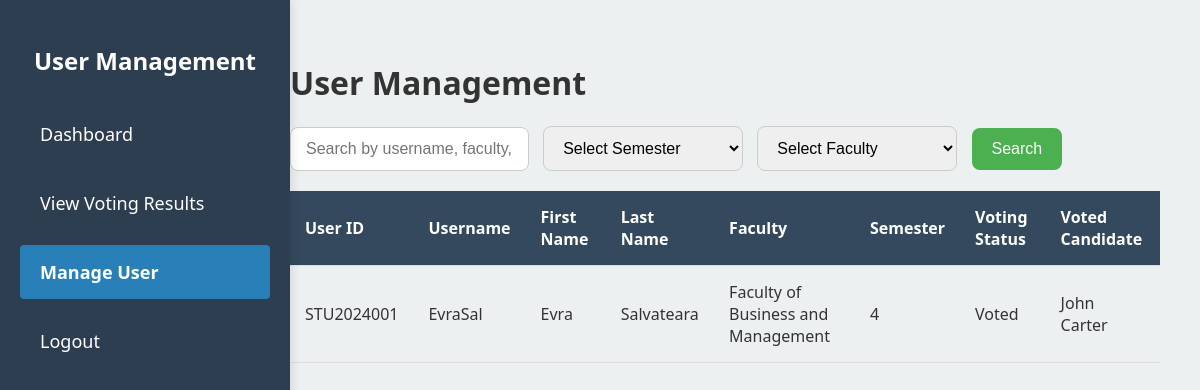
The app's page /admin/admin_users.php (signed in) with its own data.
### tables this page shows
CREATE TABLE `votes` (
  `vote_id` int(11) NOT NULL,
  `candidate_id` int(11) NOT NULL,
  `user_id` varchar(20) NOT NULL
);

CREATE TABLE `users` (
  `user_id` varchar(20) NOT NULL,
  `firstname` varchar(255) NOT NULL,
  `lastname` varchar(255) NOT NULL,
  `faculty` varchar(255) NOT NULL,
  `semester` int(11) NOT NULL,
  `password` text NOT NULL,
  `username` varchar(255) NOT NULL,
  `has_voted` tinyint(1) DEFAULT 0
);

CREATE TABLE `candidates` (
  `candidate_id` int(11) NOT NULL,
  `name` varchar(255) NOT NULL,
  `faculty` varchar(255) NOT NULL,
  `manifesto` text NOT NULL,
  `image` varchar(255) DEFAULT NULL
);

### admin/admin_users.php (the view, shortened to what this page needs)
<?php
include '../db.php';
$search = isset($_GET['search']) ? $_GET['search'] : '';
$sql = "
    SELECT u.user_id, u.username, u.firstname, u.lastname, u.faculty, u.semester, u.has_voted, v.candidate_id, c.name AS candidate_name
    FROM users u
    LEFT JOIN votes v ON u.user_id = v.user_id
    LEFT JOIN candidates c ON v.candidate_id = c.candidate_id
    WHERE u.username LIKE ? OR u.has_voted LIKE ?
";
$params = ['%' . $search . '%', '%' . $search . '%'];
$sql .= " ORDER BY u.username";
$query = $pdo->prepare($sql);
$query->execute($params);
$users = $query->fetchAll();
?>
<!DOCTYPE html>
<html lang="en">
<head>
    <link rel="stylesheet" href="/css/admin_users.css">
<body>
    <div class="container">
        <div class="sidebar">
            <h3>User Management</h3>
            <ul>
                <li><a href="admin_dashboard.php" class="<?php echo basename($_SERVER['PHP_SELF']) == 'admin_dashboard.php' ? 'active' : ''; ?>">Dashboard</a></li>
                <li><a href="results.php" class="<?php echo basename($_SERVER['PHP_SELF']) == 'results.php' ? 'active' : ''; ?>">View Voting Results</a></li>
                <li><a href="admin_users.php" class="<?php echo basename($_SERVER['PHP_SELF']) == 'admin_users.php' ? 'active' : ''; ?>">Manage User</a></li>
                <li><a href="logout.php" class="<?php echo basename($_SERVER['PHP_SELF']) == 'logout.php' ? 'active' : ''; ?>">Logout</a></li>
            </ul>
        </div>
        <div class="main-content">
            <h1>User Management</h1>
<form action="admin_users.php" method="GET" class="modern-form">
    <input type="text" name="search" placeholder="Search by username, faculty, or voting status" value="<?php echo htmlspecialchars($search); ?>" class="search-input">
    <select name="semester" class="filter-select">
        <option value="">Select Semester</option>
    </select>
    <select name="faculty" class="filter-select">
        <option value="">Select Faculty</option>
    </select>
    <button type="submit" class="submit-button">Search</button>
</form>
<table>
    <thead>
        <tr>
            <th>User ID</th>
            <th>Username</th>
            <th>First Name</th>
            <th>Last Name</th>
            <th>Faculty</th>
            <th>Semester</th>
            <th>Voting Status</th>
            <th>Voted Candidate</th>
        </tr>
    </thead>
    <tbody>
        <?php if ($users): ?>
            <?php foreach ($users as $user): ?>
                <tr>
                    <td><?php echo htmlspecialchars($user['user_id']); ?></td>
                    <td><?php echo htmlspecialchars($user['username']); ?></td>
                    <td><?php echo htmlspecialchars($user['firstname']); ?></td>
                    <td><?php echo htmlspecialchars($user['lastname']); ?></td>
                    <td><?php echo htmlspecialchars($user['faculty']); ?></td>
                    <td><?php echo htmlspecialchars($user['semester']); ?></td>
                    <td><?php echo $user['has_voted'] ? 'Voted' : 'Not Voted'; ?></td>
                    <td>
                        <?php
                        echo $user['candidate_name'] ? htmlspecialchars($user['candidate_name']) : 'N/A';
                        ?>
                    </td>
                </tr>
            <?php endforeach; ?>
        <?php else: ?>
            <tr>
                <td colspan="8">No users found.</td>
            </tr>
        <?php endif; ?>
    </tbody>
</table>
        </div>
    </div>
</body>
</html>

### css/admin_users.css (style rules this page uses)
body { font-family: 'Segoe UI', Tahoma, Geneva, Verdana, sans-serif; margin: 0; padding: 0; background-color: #f4f4f4; display: flex; flex-direction: column; min-height: 100vh; }
ul, li { margin: 0; padding: 0; list-style: none; }
form { margin: 0; padding: 0; }
.container { display: flex; flex-grow: 1; }
.sidebar { background-color: #2c3e50; color: white; width: 250px; padding: 20px; position: fixed; top: 0; left: 0; bottom: 0; box-shadow: 2px 0 10px rgba(0, 0, 0, 0.1); z-index: 1000; transition: width 0.3s ease; }
.sidebar h3 { text-align: center; margin-bottom: 30px; font-size: 24px; }
.sidebar ul { padding-left: 0; margin-top: 20px; }
.sidebar ul li { margin: 15px 0; }
.sidebar ul li a { color: white; font-size: 18px; text-decoration: none; padding: 15px 20px; display: block; border-radius: 4px; transition: background-color 0.3s ease; }
.sidebar ul li a.active { background-color: #2980b9; font-weight: bold; }
.main-content { margin-left: 250px; padding: 40px; background-color: #ecf0f1; color: #333; width: calc(100% - 250px); overflow-y: auto; }
.search-input, .filter-select { padding: 12px 15px; font-size: 1rem; border-radius: 8px; border: 1px solid #ccc; margin-right: 10px; }
.filter-select { width: 200px; }
.submit-button { background-color: #4CAF50; color: white; border: none; padding: 12px 20px; font-size: 1rem; border-radius: 8px; cursor: pointer; transition: background-color 0.3s ease; }
table { width: 100%; border-collapse: collapse; margin-top: 20px; margin-bottom: 30px; }
th, td { padding: 15px; text-align: left; border-bottom: 1px solid #ddd; }
th { background-color: #34495e; color: white; font-weight: bold; }

### records on screen
votes: user.user_id "STU2024001", user.username "EvraSal", user.firstname "Evra", user.lastname "Salvateara", user.faculty "Faculty of Business and Management", user.semester "4", candidate.name "John Carter"
